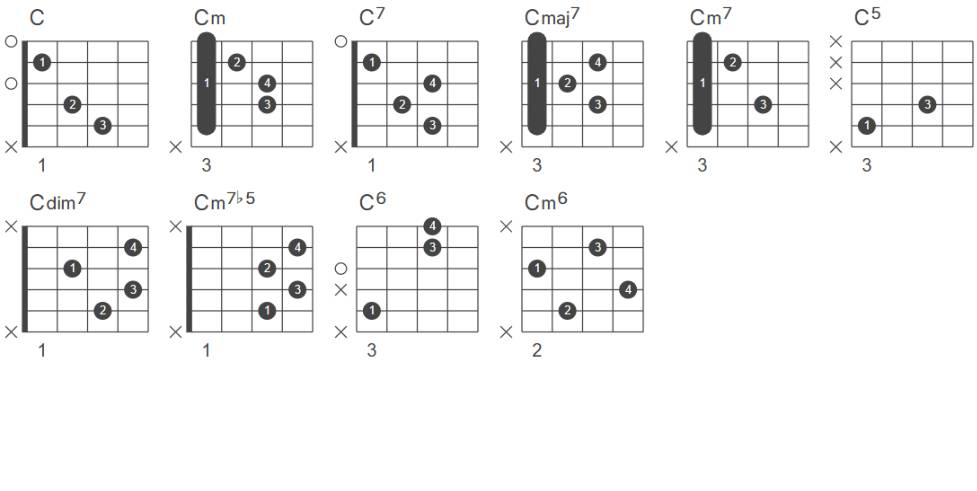
#> input picture images/c.png, 977 x 491 px, found by its file name
$ python transformImage.py
#> lines starting #> are read from the running program, lines starting #| are printed output that depends on the picture
'''
major / minor / 7 / 5 / dim
dim7 / aug / sus2 / sus4 / maj7
m7 / 7sus4 / maj9 / maj11 / maj13
maj9#11 / maj13#11
'''
from PIL import Image

# 이미지 불러오기
image = Image.open('images\c.png')  # 'image.jpg'를 원하는 이미지 경로로 변경하세요.
#> image is the input picture: PIL image 977x491 RGBA; mean R, G, B, A 242.8, 242.8, 242.8, 255

# 이미지 크기 확인
w, h = image.size
#> w = 977; h = 491

# 섹션 너비/높이 계산
section_w = w // 10
#> section_w = 97
section_h = h // 10
#> section_h = 49

# 섹션 이미지 저장
for i in range(10):
    # 가로 섹션
    y = 0
    for j in range(10):
        x = j * section_w
        section = image.crop((x, y, x+section_w, y+section_h))
        section.save(f'section_{i}_{j}.png')  # 파일 이름 변경 가능
        y += section_h

    # 세로 섹션 (선택 사항)
    x = 0
    for j in range(10):
        y = j * section_h
        section = image.crop((x, y, x+section_w, y+section_h))
        section.save(f'section_{i}_{j}.png')  # 파일 이름 변경 가능
        x += section_w
#> this loop made 10 passes
#> pass 1, `section.save(f'section_{i}_{j}.png')`:
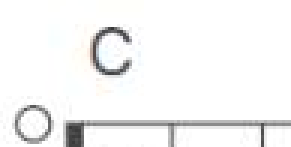
#> saved as section_0_0.png: PIL image 97x49 RGBA (shown 3 times larger); mean R, G, B, A 244.6, 244.7, 244.6, 255
#> pass 1, `section.save(f'section_{i}_{j}.png')`:
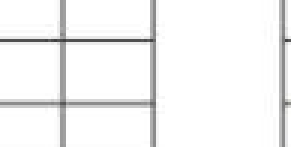
#> saved as section_0_1.png: PIL image 97x49 RGBA (shown 3 times larger); mean R, G, B, A 243.7, 243.7, 243.7, 255
#> pass 1, `section.save(f'section_{i}_{j}.png')`:
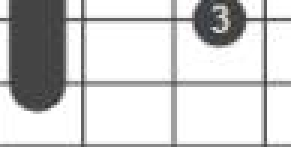
#> saved as section_0_2.png: PIL image 97x49 RGBA (shown 3 times larger); mean R, G, B, A 204.9, 204.9, 204.9, 255
#> pass 1, `section.save(f'section_{i}_{j}.png')`:
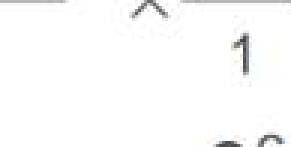
#> saved as section_0_3.png: PIL image 97x49 RGBA (shown 3 times larger); mean R, G, B, A 250.8, 250.9, 250.8, 255
#> after the loop: section: PIL image 97x49 RGBA; every value is 255
